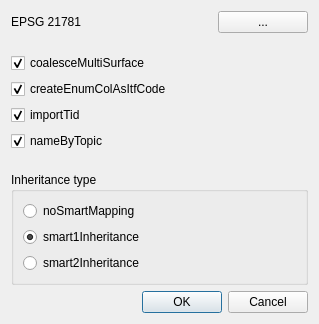
<?xml version="1.0" encoding="UTF-8"?>
<ui version="4.0">
 <class>Ili2pgOptions</class>
 <widget class="QDialog" name="Ili2pgOptions">
  <property name="geometry">
   <rect>
    <x>0</x>
    <y>0</y>
    <width>319</width>
    <height>324</height>
   </rect>
  </property>
  <property name="windowTitle">
   <string>ili2pg Options</string>
  </property>
  <property name="modal">
   <bool>true</bool>
  </property>
  <layout class="QGridLayout" name="gridLayout">
   <item row="2" column="0">
    <widget class="QCheckBox" name="coalesce_multi_surface">
     <property name="toolTip">
      <string>Structure attributes whose maximum cardinality is 1 whose base type is CHBase: MultiSurface and which
have no further attributes other than &quot;Surfaces&quot; are mapped directly as a column with the type
MULTISURFACE (or MULTIPOLYGON, if ­­strokeArcs).</string>
     </property>
     <property name="text">
      <string>coalesceMultiSurface</string>
     </property>
     <property name="checked">
      <bool>true</bool>
     </property>
    </widget>
   </item>
   <item row="4" column="0">
    <widget class="QCheckBox" name="import_tid">
     <property name="toolTip">
      <string>Reads the transfer identification (from the transfer file) into an additional column T_Ili_Tid.</string>
     </property>
     <property name="text">
      <string>importTid</string>
     </property>
     <property name="checked">
      <bool>true</bool>
     </property>
    </widget>
   </item>
   <item row="0" column="0">
    <layout class="QHBoxLayout" name="horizontalLayout">
     <item>
      <widget class="QLabel" name="crs_label">
       <property name="text">
        <string>EPSG 21781</string>
       </property>
      </widget>
     </item>
     <item>
      <widget class="QPushButton" name="crs_selection_button">
       <property name="maximumSize">
        <size>
         <width>90</width>
         <height>16777215</height>
        </size>
       </property>
       <property name="text">
        <string>...</string>
       </property>
      </widget>
     </item>
    </layout>
   </item>
   <item row="3" column="0">
    <widget class="QCheckBox" name="enum_col_as_itf_code">
     <property name="toolTip">
      <string>Creates the enumerated value as an ITF code for enumeration attributes. This option is only allowed if there
are no extensions of enumerations in the model. Without this option, the XTF code is used as a count in the
database.</string>
     </property>
     <property name="text">
      <string>createEnumColAsItfCode</string>
     </property>
     <property name="checked">
      <bool>true</bool>
     </property>
    </widget>
   </item>
   <item row="7" column="0">
    <widget class="QGroupBox" name="inheritance_group_box">
     <property name="title">
      <string>Inheritance type</string>
     </property>
     <layout class="QVBoxLayout" name="verticalLayout">
      <item>
       <widget class="QRadioButton" name="no_smart_radio_button">
        <property name="toolTip">
         <string>All structural image optimizations are disabled.</string>
        </property>
        <property name="text">
         <string>noSmartMapping</string>
        </property>
       </widget>
      </item>
      <item>
       <widget class="QRadioButton" name="smart1_radio_button">
        <property name="toolTip">
         <string>Form the inheritance hierarchy with a dymamic strategy. The NewClass strategy is used for classes that are
referenced and whose base classes are not mapped using a NewClass strategy. Abstract classes are mapped
using a SubClass strategy. Concrete classes, without a base class or their direct base classes with a SubClass
strategy are mapped using a NewClass strategy. All other classes are mapped using a SuperClass strategy.</string>
        </property>
        <property name="text">
         <string>smart1Inheritance</string>
        </property>
        <property name="checked">
         <bool>true</bool>
        </property>
       </widget>
      </item>
      <item>
       <widget class="QRadioButton" name="smart2_radio_button">
        <property name="toolTip">
         <string>Form the inheritance hierarchy with a dymamic strategy. Abstract classes are mapped using a SubClass
strategy. Concrete classes are mapped using a NewAndSubClass strategy.</string>
        </property>
        <property name="text">
         <string>smart2Inheritance</string>
        </property>
       </widget>
      </item>
     </layout>
    </widget>
   </item>
   <item row="1" column="0">
    <spacer name="verticalSpacer_2">
     <property name="orientation">
      <enum>Qt::Vertical</enum>
     </property>
     <property name="sizeHint" stdset="0">
      <size>
       <width>20</width>
       <height>40</height>
      </size>
     </property>
    </spacer>
   </item>
   <item row="5" column="0">
    <widget class="QCheckBox" name="name_by_topic">
     <property name="toolTip">
      <string>For all table names, partially qualified Interlis class names (Topic.Class) are used (and displayed in a valid
table name).</string>
     </property>
     <property name="text">
      <string>nameByTopic</string>
     </property>
     <property name="checked">
      <bool>true</bool>
     </property>
    </widget>
   </item>
   <item row="8" column="0">
    <widget class="QDialogButtonBox" name="buttonBox">
     <property name="orientation">
      <enum>Qt::Horizontal</enum>
     </property>
     <property name="standardButtons">
      <set>QDialogButtonBox::Cancel|QDialogButtonBox::Ok</set>
     </property>
    </widget>
   </item>
   <item row="6" column="0">
    <spacer name="verticalSpacer">
     <property name="orientation">
      <enum>Qt::Vertical</enum>
     </property>
     <property name="sizeHint" stdset="0">
      <size>
       <width>20</width>
       <height>40</height>
      </size>
     </property>
    </spacer>
   </item>
  </layout>
 </widget>
 <resources/>
 <connections>
  <connection>
   <sender>buttonBox</sender>
   <signal>accepted()</signal>
   <receiver>Ili2pgOptions</receiver>
   <slot>accept()</slot>
   <hints>
    <hint type="sourcelabel">
     <x>248</x>
     <y>254</y>
    </hint>
    <hint type="destinationlabel">
     <x>157</x>
     <y>274</y>
    </hint>
   </hints>
  </connection>
  <connection>
   <sender>buttonBox</sender>
   <signal>rejected()</signal>
   <receiver>Ili2pgOptions</receiver>
   <slot>reject()</slot>
   <hints>
    <hint type="sourcelabel">
     <x>316</x>
     <y>260</y>
    </hint>
    <hint type="destinationlabel">
     <x>286</x>
     <y>274</y>
    </hint>
   </hints>
  </connection>
 </connections>
</ui>
